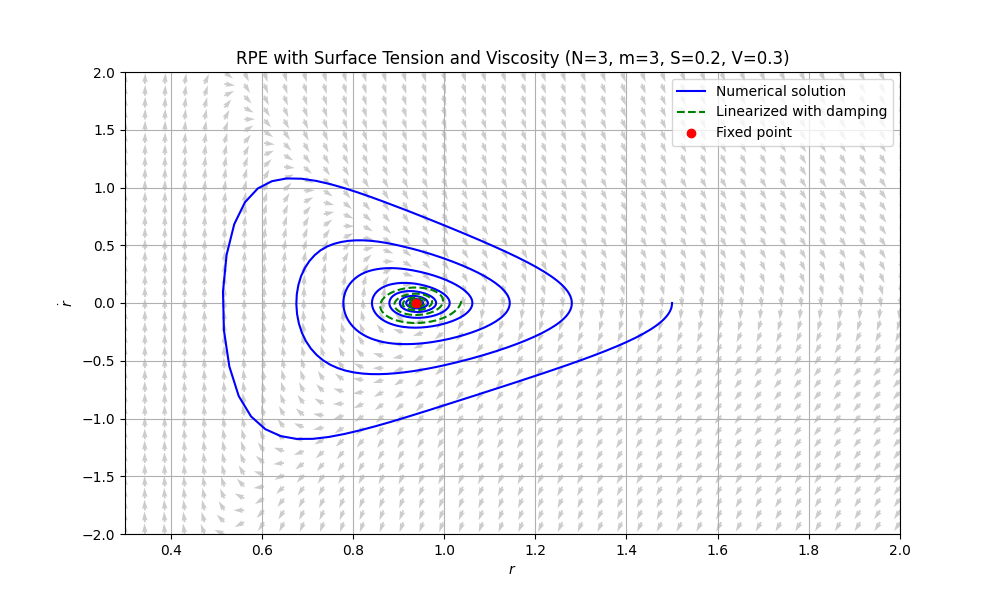

Generate this figure with Python:
import numpy as np
import matplotlib.pyplot as plt
from scipy.integrate import solve_ivp
from scipy.optimize import root_scalar

# --- パラメータ設定 ---
N = 3
m = 3.0
p = 1.0    # 無次元外圧
S = 0.2    # 無次元表面張力: 2σ / (P0 R0)
V = 0.3    # 無次元粘性項: 4μ / (R0 sqrt(ρ P0))

# --- 固定点の数値解 ---
def fixed_point_eq(x):
    return x**(-m) - p - S / x

res = root_scalar(fixed_point_eq, bracket=[0.1, 5.0], method='bisect')
x_fixed = res.root
y_fixed = 0

# --- ベクトル場 ---
x_vals = np.linspace(0.3, 2.0, 40)
y_vals = np.linspace(-2.0, 2.0, 40)
X, Y = np.meshgrid(x_vals, y_vals)

def f(x, y):
    return ((N - 2)*(x**(-m) - p - S / x) - V * y - (N / 2)*y**2) / x

U = Y
V_field = f(X, Y)
norm = np.sqrt(U**2 + V_field**2)
U, V_norm = U / norm, V_field / norm

# --- 数値解（非線形系の軌道） ---
def rpe_system(t, z):
    x, y = z
    dxdt = y
    dydt = ((N - 2)*(x**(-m) - p - S / x) - V * y - (N / 2)*y**2) / x
    return [dxdt, dydt]

# 初期条件と時間範囲
z0 = [1.5, 0.0]
t_span = (0, 30)
sol = solve_ivp(rpe_system, t_span, z0, t_eval=np.linspace(*t_span, 1000))

# --- 線形近似解（減衰振動） ---
A = (-(m * (N - 2)) * x_fixed**(-m - 1) + (N - 2) * S / x_fixed**2) / x_fixed
B = -V / x_fixed
disc = B**2 + 4*A  # 判別式

if disc >= 0:
    # 実数解（ノード or 発散）
    lam1 = (B + np.sqrt(disc)) / 2
    lam2 = (B - np.sqrt(disc)) / 2
    x_lin = x_fixed + 0.1 * np.exp(lam1 * sol.t)
    y_lin = lam1 * (x_lin - x_fixed)
else:
    # 減衰振動
    omega = np.sqrt(-disc) / 2
    lam = B / 2
    x_lin = x_fixed + 0.1 * np.exp(lam * sol.t) * np.cos(omega * sol.t)
    y_lin = -0.1 * np.exp(lam * sol.t) * (lam * np.cos(omega * sol.t) + omega * np.sin(omega * sol.t))

# --- 描画 ---
plt.figure(figsize=(10, 6))
plt.quiver(X, Y, U, V_norm, alpha=0.4, color='gray')
plt.plot(sol.y[0], sol.y[1], label='Numerical solution', color='blue')
plt.plot(x_lin, y_lin, '--', label='Linearized with damping', color='green')
plt.plot(x_fixed, y_fixed, 'ro', label='Fixed point')

plt.xlabel(r"$r$")
plt.ylabel(r"$\dot{r}$")
plt.title("RPE with Surface Tension and Viscosity (N=3, m=3, S=0.2, V=0.3)")
plt.legend()
plt.grid(True)
plt.xlim(0.3, 2.0)
plt.ylim(-2.0, 2.0)
plt.savefig("rp_dynamics_surface_viscosity.png")
plt.show()
